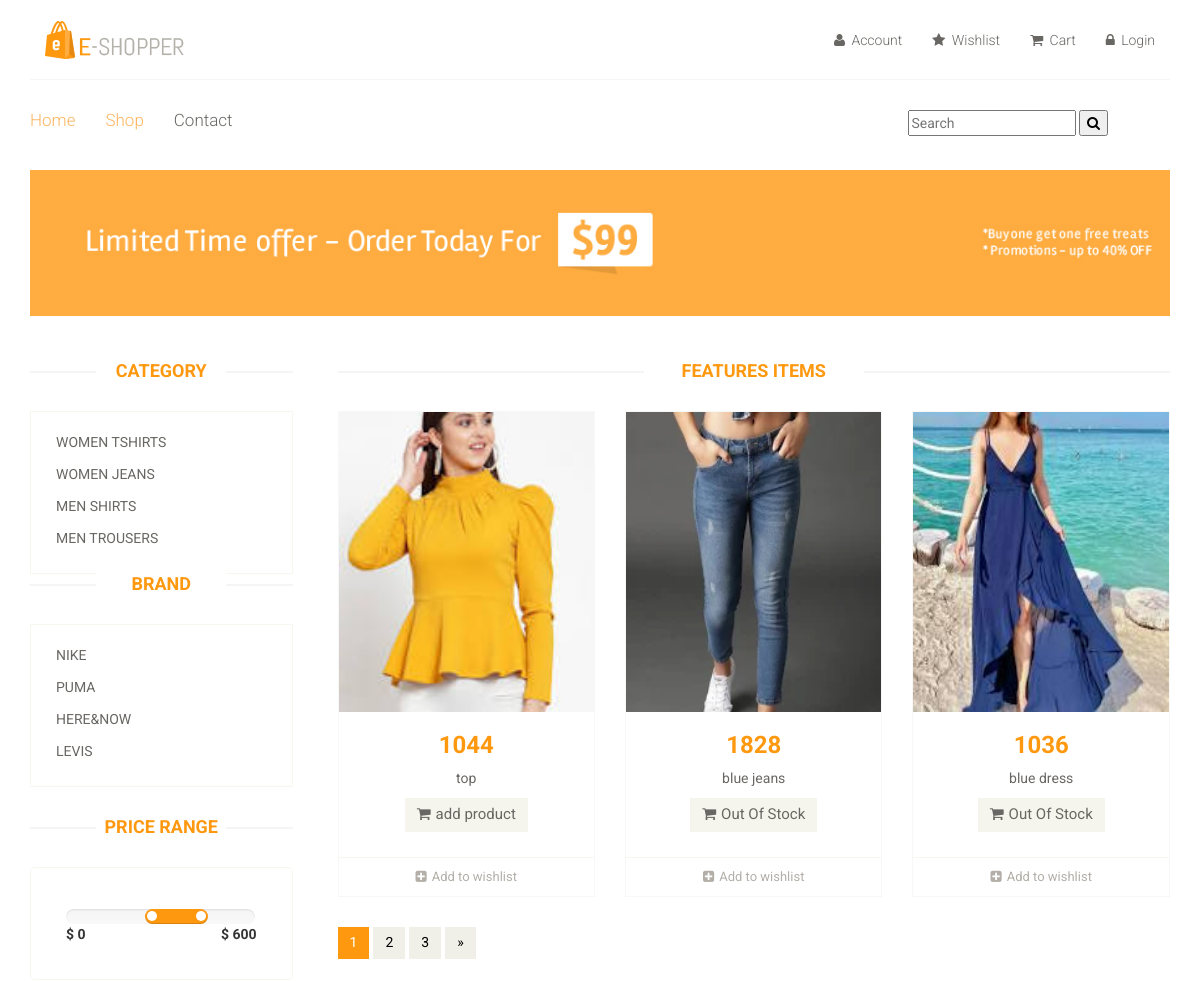
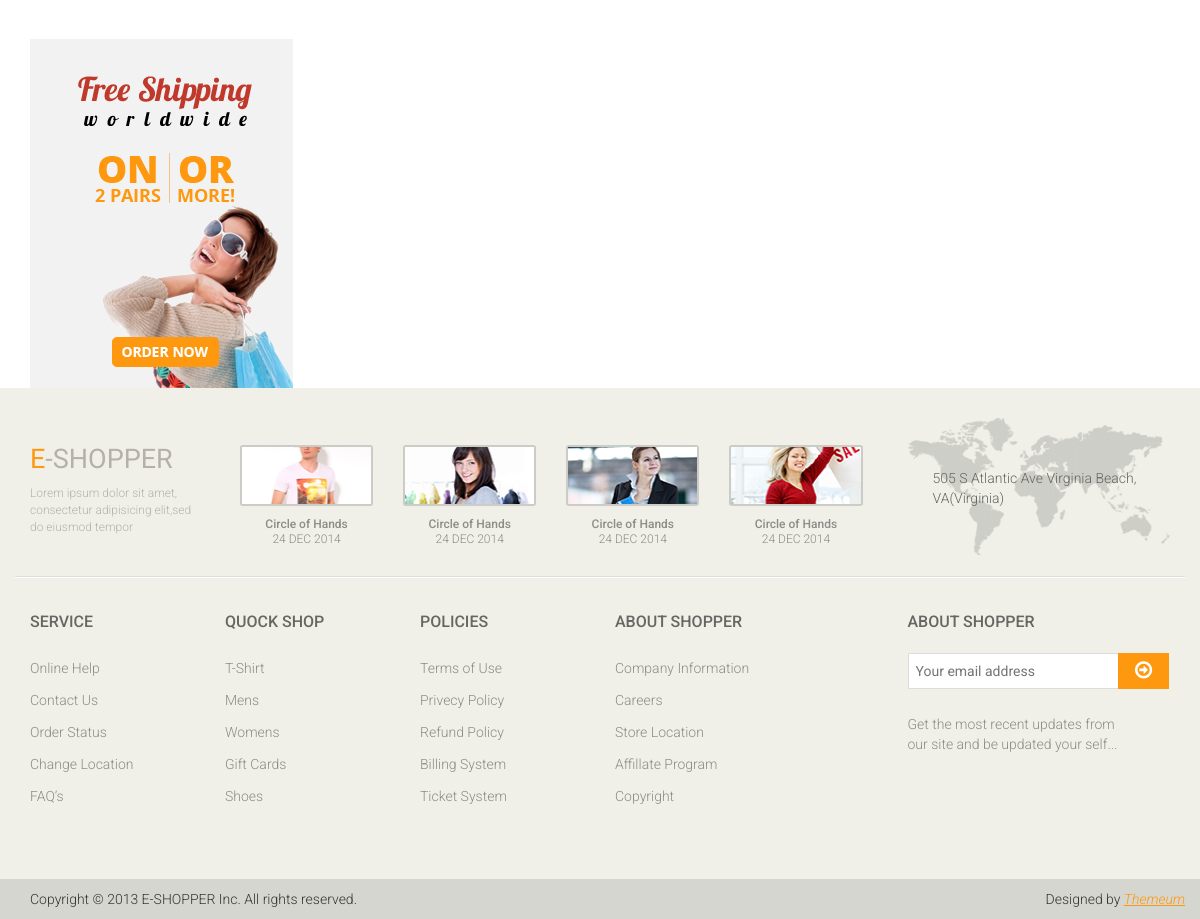
The page /shop/default/default/ on the database its author committed (2 pictures, top to bottom).
### mainApp/models.py (models this page shows, shortened)
class Category(models.Model):
    name=models.CharField(max_length=50)

class Brand(models.Model):
    name=models.CharField(max_length=50)

class Product(models.Model):
    stock=models.BooleanField(default=False)
    name=models.CharField(max_length=50)
    desc=models.TextField()
    category=models.ForeignKey(Category,on_delete=models.CASCADE)
    brand = models.ForeignKey(Brand, on_delete=models.CASCADE)
    seller = models.ForeignKey(Seller, on_delete=models.CASCADE)
    basePrice = models.IntegerField()
    discount=models.IntegerField(default=0,null=True,blank=True)
    finalPrice=models.IntegerField(default=0,null=True,blank=True)
    red=models.BooleanField(default=False,blank=True,null=True)
    green= models.BooleanField(default=False, blank=True, null=True)
    black = models.BooleanField(default=False, blank=True, null=True)
    s = models.BooleanField(default=False, blank=True, null=True)
    m = models.BooleanField(default=False, blank=True, null=True)
    l = models.BooleanField(default=False, blank=True, null=True)
    xl = models.BooleanField(default=False, blank=True, null=True)
    img1 = models.ImageField(upload_to='images/', default=None, blank=True, null=True)
    img2 = models.ImageField(upload_to='images/', default=None, blank=True, null=True)
    img3 = models.ImageField(upload_to='images/', default=None, blank=True, null=True)
    img4 = models.ImageField(upload_to='images/', default=None, blank=True, null=True)
    img5 = models.ImageField(upload_to='images/', default=None, blank=True, null=True)
    date=models.DateTimeField(auto_now=True)

### mainApp/views.py (the view)
# urls.py: path('shop/<str:cat>/<str:br>/', views.shopDetails),
def shopDetails(request,cat,br):
    c=Category.objects.all()
    brand=Brand.objects.all()
    if(cat=="default" and br=="default"):
       p=Product.objects.all()
    elif(not cat=="default" and br=="default"):
        cobj=Category.objects.get(name=cat)
        p=Product.objects.filter(category=cobj)
    elif(cat=="default" and (not br=="default")):
        bobj=Brand.objects.get(name=cat)
        p=Product.objects.filter(brand=bobj)
    else:
        cobj=Category.objects.get(name=cat)
        bobj=Brand.objects.get(name=br)
        p=Product.objects.filter(brand=bobj,category=cobj)
    return render(request,"shop.html",{"Category":c,"Brand":brand,"Product":p,"Cat":cat,"Br":br})

### mainApp/templates/shop.html (shortened to what this page needs)
	{% extends 'index.html' %}
	{% load static %}
	{% block body %}
	<section id="advertisement">
		<div class="container">
			<img  src="{% static 'images/shop/advertisement.jpg' %}" alt="" />
		</div>
	</section>
	<section>
		<div class="container">
			<div class="row">
				<div class="col-sm-3">
					<div class="left-sidebar">
						<div class="brands_products">
							<h2>Category</h2>
							<div class="brands-name">
								<ul class="nav nav-pills nav-stacked">
									{% for i in Category %}
									<li><a href="/shop/{{i.name}}/{{Br}}/">{{i.name}}</a></li>
									{% endfor %}
								</ul>
							</div>
						</div>
						<div class="brands_products">
							<h2>Brand</h2>
							<div class="brands-name">
								<ul class="nav nav-pills nav-stacked">
									{% for i in Brand %}
									<li><a href="/shop/{{Cat}}/{{i.name}}/">{{i.name}}</a></li>
									{% endfor %}
								</ul>
							</div>
						</div>
						<div class="price-range">
							<h2>Price Range</h2>
							<div class="well">
								 <input type="text" class="span2" value="" data-slider-min="0" data-slider-max="600" data-slider-step="5" data-slider-value="[250,450]" id="sl2" ><br />
								 <b>$ 0</b> <b class="pull-right">$ 600</b>
							</div>
						</div>
						<div class="shipping text-center">
							<img  src="{% static 'images/home/shipping.jpg' %}" alt="" />
						</div>
					</div>
				</div>
				<div class="col-sm-9 padding-right">
					<div class="features_items">
						<h2 class="title text-center">Features Items</h2>
						{% for i in Product %}
						<div class="col-sm-4">
							<div class="product-image-wrapper">
								<div class="single-products">
									<div class="productinfo text-center">
										<img  src="{{i.img1.url}}" height="300px" alt="" />
										<h2>{{i.finalPrice}}</h2>
										<p>{{i.name}}</p>
										{% if i.stock %}
											<a href="/product/{{i.id}}/" class="btn btn-default add-to-cart"><i class="fa fa-shopping-cart"></i>add product</a>
												{% else %}
											<a href="/product/{{i.id}}/" class="btn btn-default add-to-cart"><i class="fa fa-shopping-cart"></i>Out Of Stock</a>
											{% endif %}
									</div>
									<div class="product-overlay">
										<div class="overlay-content">
										</div>
									</div>
								</div>
								<div class="choose">
									<ul class="nav nav-pills nav-justified">
										<li><a href="/wishlist/{{i.id}}"><i class="fa fa-plus-square"></i>Add to wishlist</a></li>
									</ul>
								</div>
							</div>
						</div>
						{% endfor %}
						</div>
						<ul class="pagination">
							<li class="active"><a href="">1</a></li>
							<li><a href="">2</a></li>
							<li><a href="">3</a></li>
							<li><a href="">&raquo;</a></li>
						</ul>
					</div>
				</div>
			</div>
	</section>
	{% endblock %}

### mainApp/templates/index.html (shortened to what this page needs)
{% load static %}
<!DOCTYPE html>
<html lang="en">
<head>
    <link href="{% static 'css/bootstrap.min.css' %}" rel="stylesheet">
    <link href="{% static 'css/font-awesome.min.css' %}" rel="stylesheet">
    <link href="{% static 'css/prettyPhoto.css' %}" rel="stylesheet">
    <link href="{% static 'css/price-range.css' %}" rel="stylesheet">
    <link href="{% static 'css/animate.css' %}" rel="stylesheet">
	<link href="{% static 'css/main.css' %}" rel="stylesheet">
	<link href="{% static 'css/responsive.css' %}" rel="stylesheet">
</head>
<body>
	<header id="header">
		<div class="header-middle">
			<div class="container">
				<div class="row">
					<div class="col-md-4 clearfix">
						<div class="logo pull-left">
							<a href="/"><img src="{% static 'images/home/logo.png' %}" alt="" /></a>
						</div>
					</div>
					<div class="col-md-8 clearfix">
						<div class="shop-menu clearfix pull-right">
							<ul class="nav navbar-nav">
								<li><a href="/profile/"><i class="fa fa-user"></i> Account</a></li>
								<li><a href="/wishlist/"><i class="fa fa-star"></i> Wishlist</a></li>
								<li><a href="/cart/"><i class="fa fa-shopping-cart"></i> Cart</a></li>
								{% if user.is_authenticated %}
								<li><a href="/logout/"><i class="fa fa-lock"></i> Logout</a></li>
								{% else %}
								<li><a href="/login/"><i class="fa fa-lock"></i> Login</a></li>
								{% endif %}
							</ul>
						</div>
					</div>
				</div>
			</div>
		</div>
		<div class="header-bottom">
			<div class="container">
				<div class="row">
					<div class="col-sm-9">
						<div class="mainmenu pull-left">
							<ul class="nav navbar-nav collapse navbar-collapse">
								<li><a href="/" class="active">Home</a></li>
								<li><a href="/shop/default/default/" class="active">Shop</a></li>
								<li><a href="/contact/">Contact</a></li>
							</ul>
						</div>
					</div>
					<div class="col-sm-3">
						<div class="">
							<form action="/" method="post">
							<input type="text" name="message" placeholder="Search"/>
								<button type="submit"><i class="fa fa-search"></i></button>
							</form>
						</div>
					</div>
				</div>
			</div>
		</div>
	</header>
	{% block body %}{% endblock %}
	<footer id="footer">
		<div class="footer-top">
			<div class="container">
				<div class="row">
					<div class="col-sm-2">
						<div class="companyinfo">
							<h2><span>e</span>-shopper</h2>
							<p>Lorem ipsum dolor sit amet, consectetur adipisicing elit,sed do eiusmod tempor</p>
						</div>
					</div>
					<div class="col-sm-7">
						<div class="col-sm-3">
							<div class="video-gallery text-center">
								<a href="#">
									<div class="iframe-img">
										<img src="{% static 'images/home/iframe1.png' %}" alt="" />
									</div>
								</a>
								<p>Circle of Hands</p>
								<h2>24 DEC 2014</h2>
							</div>
						</div>
						<div class="col-sm-3">
							<div class="video-gallery text-center">
								<a href="#">
									<div class="iframe-img">
										<img src="{% static 'images/home/iframe2.png' %}" alt="" />
									</div>
								</a>
								<p>Circle of Hands</p>
								<h2>24 DEC 2014</h2>
							</div>
						</div>
						<div class="col-sm-3">
							<div class="video-gallery text-center">
								<a href="#">
									<div class="iframe-img">
										<img src="{% static 'images/home/iframe3.png' %}" alt="" />
									</div>
								</a>
								<p>Circle of Hands</p>
								<h2>24 DEC 2014</h2>
							</div>
						</div>
						<div class="col-sm-3">
							<div class="video-gallery text-center">
								<a href="#">
									<div class="iframe-img">
										<img src="{% static 'images/home/iframe4.png' %}" alt="" />
									</div>
								</a>
								<p>Circle of Hands</p>
								<h2>24 DEC 2014</h2>
							</div>
						</div>
					</div>
					<div class="col-sm-3">
						<div class="address">
							<img src="{% static 'images/home/map.png' %}" alt="" />
							<p>505 S Atlantic Ave Virginia Beach, VA(Virginia)</p>
						</div>
					</div>
				</div>
			</div>
		</div>
		<div class="footer-widget">
			<div class="container">
				<div class="row">
					<div class="col-sm-2">
						<div class="single-widget">
							<h2>Service</h2>
							<ul class="nav nav-pills nav-stacked">
								<li><a href="#">Online Help</a></li>
								<li><a href="#">Contact Us</a></li>
								<li><a href="#">Order Status</a></li>
								<li><a href="#">Change Location</a></li>
								<li><a href="#">FAQ’s</a></li>
							</ul>
						</div>
					</div>
					<div class="col-sm-2">
						<div class="single-widget">
							<h2>Quock Shop</h2>
							<ul class="nav nav-pills nav-stacked">
								<li><a href="#">T-Shirt</a></li>
								<li><a href="#">Mens</a></li>
								<li><a href="#">Womens</a></li>
								<li><a href="#">Gift Cards</a></li>
								<li><a href="#">Shoes</a></li>
							</ul>
						</div>
					</div>
					<div class="col-sm-2">
						<div class="single-widget">
							<h2>Policies</h2>
							<ul class="nav nav-pills nav-stacked">
								<li><a href="#">Terms of Use</a></li>
								<li><a href="#">Privecy Policy</a></li>
								<li><a href="#">Refund Policy</a></li>
								<li><a href="#">Billing System</a></li>
								<li><a href="#">Ticket System</a></li>
							</ul>
						</div>
					</div>
					<div class="col-sm-2">
						<div class="single-widget">
							<h2>About Shopper</h2>
							<ul class="nav nav-pills nav-stacked">
								<li><a href="#">Company Information</a></li>
								<li><a href="#">Careers</a></li>
								<li><a href="#">Store Location</a></li>
								<li><a href="#">Affillate Program</a></li>
								<li><a href="#">Copyright</a></li>
							</ul>
						</div>
					</div>
					<div class="col-sm-3 col-sm-offset-1">
						<div class="single-widget">
							<h2>About Shopper</h2>
							<form action="#" class="searchform">
								<input type="text" placeholder="Your email address" />
								<button type="submit" class="btn btn-default"><i class="fa fa-arrow-circle-o-right"></i></button>
								<p>Get the most recent updates from <br />our site and be updated your self...</p>
							</form>
						</div>
					</div>
				</div>
			</div>
		</div>
		<div class="footer-bottom">
			<div class="container">
				<div class="row">
					<p class="pull-left">Copyright © 2013 E-SHOPPER Inc. All rights reserved.</p>
					<p class="pull-right">Designed by <span><a target="_blank" href="http://www.themeum.com">Themeum</a></span></p>
				</div>
			</div>
		</div>
	</footer>
</body>
</html>

### rows shown on the page
Category: name "WOMEN TSHIRTS"
Category: name "WOMEN JEANS"
Category: name "MEN SHIRTS"
Category: name "MEN TROUSERS"
Brand: name "NIKE"
Brand: name "PUMA"
Brand: name "HERE&NOW"
Brand: name "LEVIS"
Product: img1 (picture), finalPrice "1044", name "top"
Product: img1 (picture), finalPrice "1828", name "blue jeans"
Product: img1 (picture), finalPrice "1036", name "blue dress"
